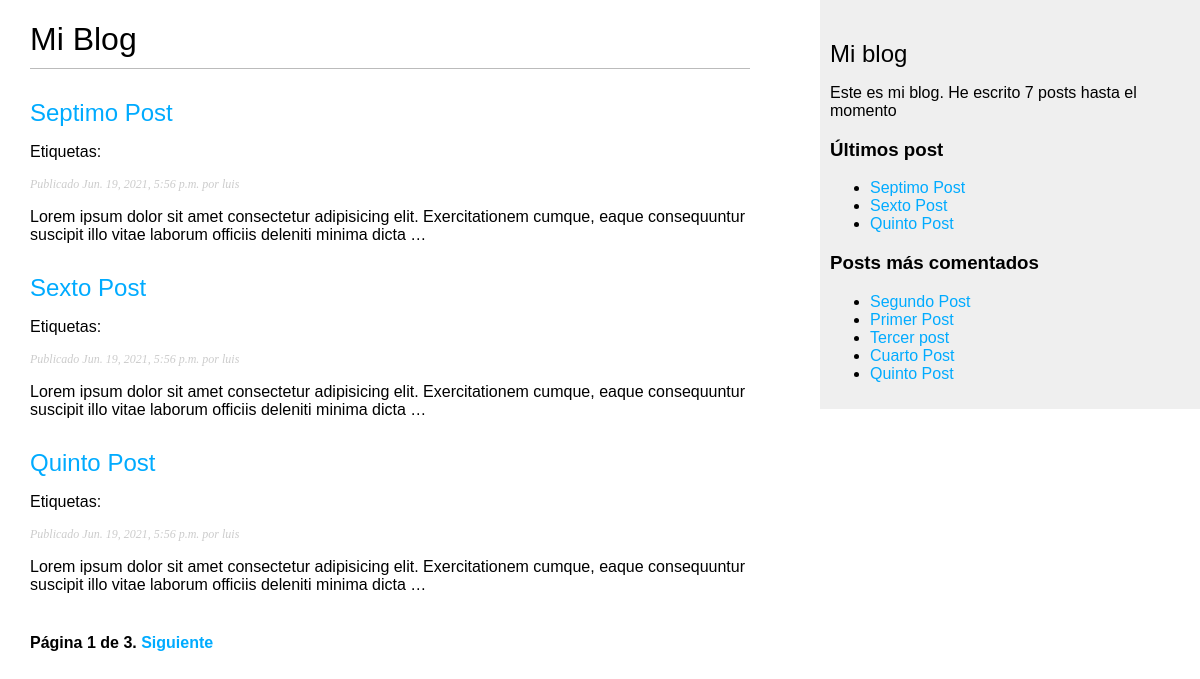
The page /blog/ on the database as committed earlier.
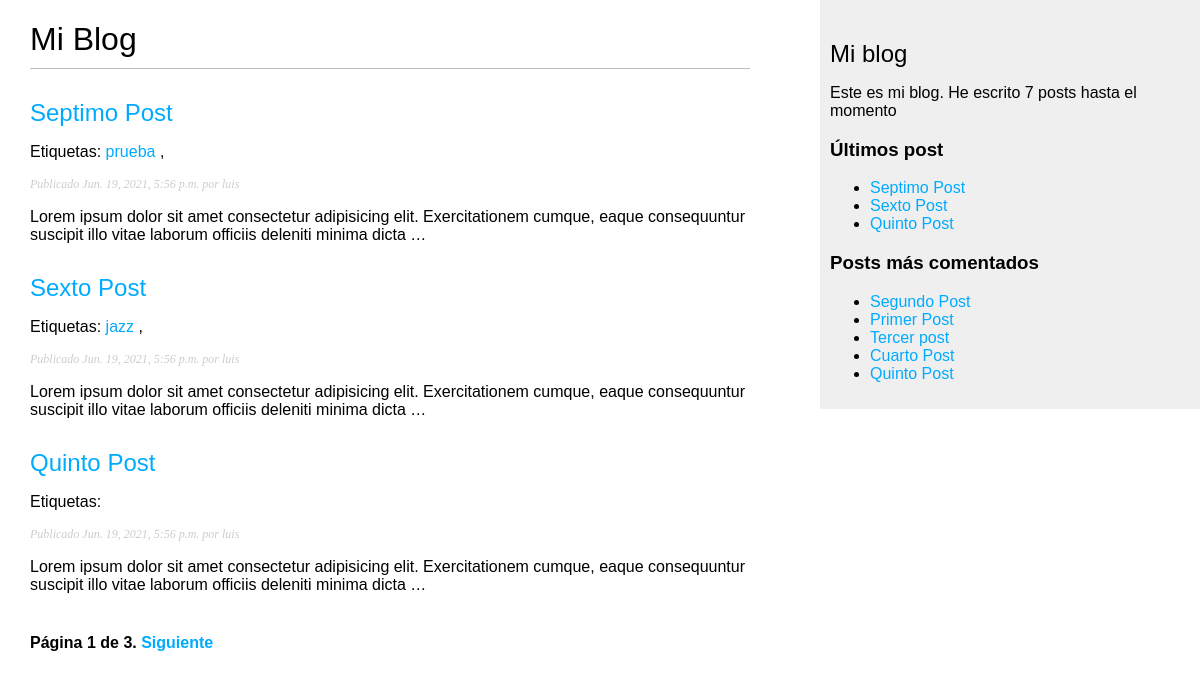
The same page on the database as committed later.
### blog/models.py (models this page shows, shortened)
class Post(models.Model):
    STATUS_CHOICES = (('draft', 'Draft'), ('published', 'Published'),)
    title = models.CharField(max_length=255)
    slug = models.SlugField(max_length=250, unique_for_date='publish')
    author = models.ForeignKey(User, on_delete=models.CASCADE, related_name='blog_posts')
    body = models.TextField()
    publish = models.DateTimeField(default=timezone.now)
    created = models.DateTimeField(auto_now_add=True)
    updated = models.DateTimeField(auto_now=True)
    status = models.CharField(max_length=10, choices=STATUS_CHOICES, default='draft')
    class Meta:
        ordering= ('-publish',)
    def get_absolute_url(self):
        return reverse('blog:post_detail', args=[self.publish.year,self.publish.month,self.publish.day,self.slug])
    tags = TaggableManager()

### blog/views.py (the view)
# urls.py: path('', post_list, name='post_list'),
def post_list(request, tag_slug=None):
    object_list = Post.objects.filter(status='published')
    tag = None
    if tag_slug:
        tag = get_object_or_404(Tag, slug=tag_slug)
        object_list = object_list.filter(tags__in=[tag])
    paginator = Paginator(object_list, 3) #3 post por página
    page = request.GET.get('page')
    try:
        posts = paginator.page(page)
    except PageNotAnInteger:
        posts = paginator.page(1)
    except EmptyPage:
        posts = paginator.page(paginator.num_pages)
    return render(request, 'blog/post/list.html', {
        'page': page,
        'posts': posts,
        'tag': tag
    })

### blog/templatetags/blog_tags.py (called while the page is built)
@register.simple_tag
def total_posts():
    return Post.objects.filter(status='published').count()

@register.simple_tag
def get_most_coment_post(count=5):
    return Post.objects.filter(status='published').annotate(total_comments=Count('comments')).order_by('-total_comments')[:count]

@register.inclusion_tag('blog/post/latest_posts.html')
def show_latest_posts(count=5):
    latest_posts = Post.objects.filter(status="published").order_by('-publish')[:count]
    return {'l_post': latest_posts}

@register.filter(name='markdown')
def markdown_format(text):
    return mark_safe(markdown.markdown(text))

### blog/templates/blog/post/list.html (shortened to what this page needs)
{% extends "blog/base.html" %}
{% load blog_tags %}
{% block content %}
  <h1>Mi Blog</h1>
  {% for post in posts %}
    <h2>
        <a href="{{ post.get_absolute_url }}">
            {{ post.title }}
        </a>
    </h2>
    <p class="tags">
      Etiquetas:
      {% for tag in post.tags.all %}
        <a href="{% url 'blog:post_list_by_tag' tag.slug %}">
          {{ tag.name }}
        </a>
        {% if not forllop.last %}
          ,
        {% endif %}
      {% endfor %}
    </p>
    <p class="date">
        Publicado {{ post.publish }} por {{ post.author }}
    </p>
    {{ post.body|markdown|truncatewords_html:20 }}
  {% endfor %}
  {% include "pagination.html" with page=posts %}
{% endblock content %}

### blog/templates/blog/base.html (shortened to what this page needs)
{% load blog_tags %}
{% load static %}
<!DOCTYPE html>
<html lang="es">
<head>
    <link rel="stylesheet" href="{% static 'css/blog.css' %}">
</head>
<body>
    <div id="content">
        {% block content %}
        {% endblock content %}
    </div>
    <div id="sidebar">
        <h2>Mi blog</h2>
        <p>Este es mi blog. He escrito {% total_posts %} posts hasta el momento</p>
        <h3>Últimos post</h3>
        {% show_latest_posts 3 %}
        <h3>Posts más comentados</h3>
        {% get_most_coment_post as most_commented %}
        <ul>
            {% for post in most_commented %}
                <li>
                    <a href="{{ post.get_absolute_url }}">{{ post.title }}</a>
                </li>
            {% endfor %}
        </ul>
    </div>
</body>
</html>

### blog/templates/pagination.html (shortened to what this page needs)
<div class="pagination">
  <span class="step-links">
    <span class="current">
      Página {{ page.number }} de {{ page.paginator.num_pages }}.
    </span>
    {% if page.has_next %}
    <a href="?page={{ page.next_page_number }}">Siguiente</a>
    {% endif %}
  </span>
</div>

### blog/templates/blog/post/latest_posts.html
<ul>
    {% for post in l_post %}
      <li><a href="{{ post.get_absolute_url }}">
        {{ post.title }}
      </a></li>
    {% endfor %}
</ul>

### blog/static/css/blog.css (style rules this page uses)
body { margin:0; padding:0; font-family:helvetica, sans-serif; }
a { color:#00abff; text-decoration:none; }
h1 { font-weight:normal; border-bottom:1px solid #bbb; padding:0 0 10px 0; }
h2 { font-weight:normal; margin:30px 0 0; }
#content { float:left; width:60%; padding:0 0 0 30px; }
#sidebar { float:right; width:30%; padding:10px; background:#efefef; height:100%; }
p.date { color:#ccc; font-family: georgia, serif; font-size: 12px; font-style: italic; }
.pagination { margin:40px 0; font-weight:bold; }

Rows that differ between the two databases and show on the page:
changed Post "Septimo Post": gains Tag (name "prueba")
changed Post "Sexto Post": gains Tag (name "jazz")
